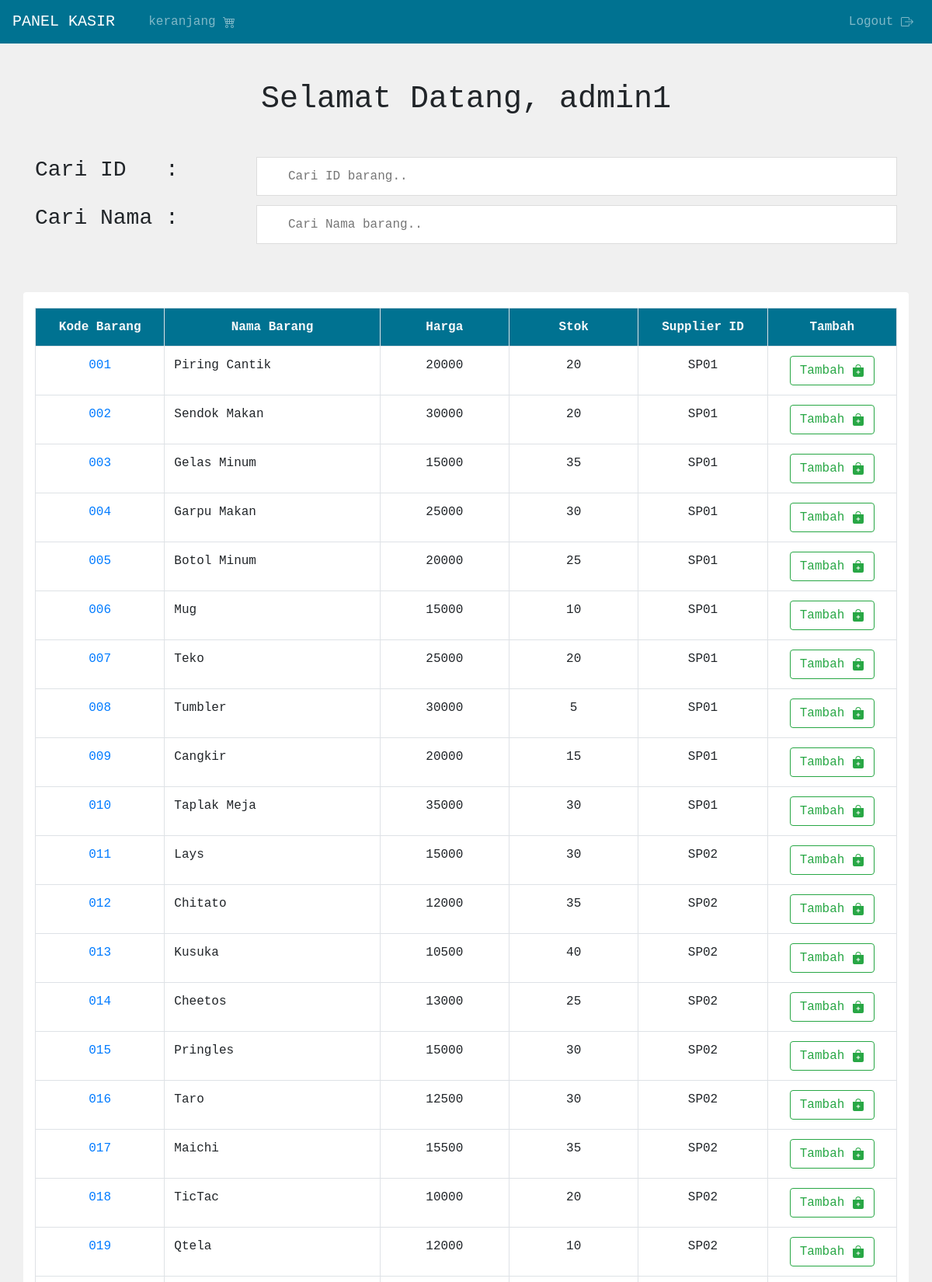
The app's page /index_kasir.php (signed in, upper part) with its own data.
### tables this page shows
CREATE TABLE `tbl_barang_baru` (
  `ID_Barang` varchar(6) NOT NULL,
  `Nama_Barang` varchar(20) NOT NULL,
  `Harga` int(11) NOT NULL,
  `Stok` int(11) NOT NULL,
  `ID_Supplier` varchar(4) NOT NULL
);

### func.php (called while the page is built, shortened)
<?php
    require_once "Config.php";
    function select_data($item=""){
        global $con;
        $hasil = array();
        if($item != "") $sql = "SELECT * FROM tbl_barang_baru WHERE ID_Barang = :item";
        else $sql = "SELECT * from tbl_barang_baru";
        try{
            $stmt = $con->prepare($sql);
            if($stmt->execute()){
                $stmt->setFetchMode(PDO::FETCH_ASSOC);
                $rs = $stmt->fetchAll();
                if($rs != null){
                    $i = 0;
                    foreach($rs as $val){
                        $hasil[$i]['id_barang'] = $val['ID_Barang'];
                        $hasil[$i]['nama_barang'] = $val['Nama_Barang'];
                        $hasil[$i]['harga'] = $val['Harga'];
                        $hasil[$i]['stok'] = $val['Stok'];
                        $hasil[$i]['supp'] = $val['ID_Supplier'];
                        $i++;
                    }
                }
            }
        }catch(Exception $e){
            echo 'Error select_data : '.$e->getMessage();
        }
        return $hasil;
    }
?>

### index_kasir.php (the view, shortened to what this page needs)
<!DOCTYPE html>
<html lang="en">
<head>
	<link rel="stylesheet" href="templates/bootstrap.min.css">
</head>
<body style="background-color: #f0f0f0;" class="text-monospace">
	<nav class="navbar navbar-expand-sm navbar-dark text-monospace" style="background-color: #007291;">
		<a class="navbar-brand" href="index_kasir.php">PANEL KASIR</a>&nbsp;&nbsp;
		<div class="collapse navbar-collapse" id="collapsibleNavbar">
			<ul class="navbar-nav">
				<li class="nav-item">
					<a class="nav-link" href="cart.php">keranjang
					</a>
				</li>
			</ul>
			<ul class="navbar-nav ml-auto">
				<li class="nav-item">
					<a class="nav-link" href="logout.php">Logout
					</a>
				</li>
			</ul>
		</div>
	</nav>
	<div class="pt-5">
		<?php
			require_once "func.php";
			echo '<h1><center>Selamat Datang, '.$_SESSION['user'].'</center></h1>';
		?>
	</div>
	<div class="container" style="margin-top:50px;">
		<div class="row">
			<div class="col-3">
				<h3 align="left">Cari ID &nbsp;&nbsp;:</h3>
			</div>
			<div class="col-9">
				<input type="text" id="searchid" onkeyup="cari_id()" placeholder="Cari ID barang..">
			</div>
		</div>
		<div class="row">
			<div class="col-3">
			<h3 align="left">Cari Nama :</h3>
			</div>
			<div class="col-9">
			<input type="text" id="searchnama" onkeyup="cari_nama()" placeholder="Cari Nama barang..">
			</div>
		</div>
	</div>
	<div class="container rounded" style="margin-top:50px; background-color: #ffffff; padding-top:20px; padding-bottom:10px;">
	<?php
		if (!isset($_SESSION['user'])) {
			header("Location: login.php");
		} else {
			$data_table = '';
			$data = select_data();
			foreach ($data as $key => $val) {
				$data_table .= '
					<tr>
						<td><center><a href="cari_barang.php?id_barang='.$val['id_barang'].'">'.$val['id_barang'].'</center></td>
						<td>'.$val['nama_barang'].'</td>
						<td><center>'.$val['harga'].'</center></td>
						<td><center>'.$val['stok'].'</center></td>
						<td><center>'.$val['supp'].'<center></td>
						<td><center><a class="btn btn-outline-success" href="cart.php?idb='.$val['id_barang'].' &action=add">Tambah
							<svg xmlns="http://www.w3.org/2000/svg" width="16" height="16" fill="currentColor" class="bi bi-bag-plus-fill" viewBox="0 0 16 16">
								<path fill-rule="evenodd" d="M10.5 3.5a2.5 2.5 0 0 0-5 0V4h5v-.5zm1 0V4H15v10a2 2 0 0 1-2 2H3a2 2 0 0 1-2-2V4h3.5v-.5a3.5 3.5 0 1 1 7 0zM8.5 8a.5.5 0 0 0-1 0v1.5H6a.5.5 0 0 0 0 1h1.5V12a.5.5 0 0 0 1 0v-1.5H10a.5.5 0 0 0 0-1H8.5V8z"/>
							</svg>
						</a><center>
						</td>
				';
			}
			echo '
			<form method="post">
				<table class="table table-bordered table-hover" id="tabel">
					<tr class="header text-light" scope="col" style="background-color: #007291;" >
						<th width="15%" nowrap><center>Kode Barang</center></th>
						<th nowrap><center>Nama Barang</center></th>
						<th width="15%" nowrap><center>Harga</center></th>
						<th width="15%" nowrap><center>Stok</center></th>
						<th width="15%"><center>Supplier ID<center></th>
						<th width="15%"><center>Tambah<center></th>
					</tr>
					'.$data_table.'
				</table>
				</form>
			';
		}
	?>
	</div>
</body>
</html>

### index_kasir.php (style rules this page uses)
#searchnama, #searchid { width: 100%; font-size: 16px; padding: 12px 20px 12px 40px; border: 1px solid #ddd; margin-bottom: 12px; }

### records on screen
tbl_barang_baru: ID_Barang "001", Nama_Barang "Piring Cantik", Harga "20000", Stok "20", ID_Supplier "SP01"
tbl_barang_baru: ID_Barang "002", Nama_Barang "Sendok Makan", Harga "30000", Stok "20", ID_Supplier "SP01"
tbl_barang_baru: ID_Barang "003", Nama_Barang "Gelas Minum", Harga "15000", Stok "35", ID_Supplier "SP01"
tbl_barang_baru: ID_Barang "004", Nama_Barang "Garpu Makan", Harga "25000", Stok "30", ID_Supplier "SP01"
tbl_barang_baru: ID_Barang "005", Nama_Barang "Botol Minum", Harga "20000", Stok "25", ID_Supplier "SP01"
tbl_barang_baru: ID_Barang "006", Nama_Barang "Mug", Harga "15000", Stok "10", ID_Supplier "SP01"
tbl_barang_baru: ID_Barang "007", Nama_Barang "Teko", Harga "25000", Stok "20", ID_Supplier "SP01"
tbl_barang_baru: ID_Barang "008", Nama_Barang "Tumbler", Harga "30000", Stok "5", ID_Supplier "SP01"
tbl_barang_baru: ID_Barang "009", Nama_Barang "Cangkir", Harga "20000", Stok "15", ID_Supplier "SP01"
tbl_barang_baru: ID_Barang "010", Nama_Barang "Taplak Meja", Harga "35000", Stok "30", ID_Supplier "SP01"
tbl_barang_baru: ID_Barang "011", Nama_Barang "Lays", Harga "15000", Stok "30", ID_Supplier "SP02"
tbl_barang_baru: ID_Barang "012", Nama_Barang "Chitato", Harga "12000", Stok "35", ID_Supplier "SP02"
tbl_barang_baru: ID_Barang "013", Nama_Barang "Kusuka", Harga "10500", Stok "40", ID_Supplier "SP02"
tbl_barang_baru: ID_Barang "014", Nama_Barang "Cheetos", Harga "13000", Stok "25", ID_Supplier "SP02"
tbl_barang_baru: ID_Barang "015", Nama_Barang "Pringles", Harga "15000", Stok "30", ID_Supplier "SP02"
tbl_barang_baru: ID_Barang "016", Nama_Barang "Taro", Harga "12500", Stok "30", ID_Supplier "SP02"
tbl_barang_baru: ID_Barang "017", Nama_Barang "Maichi", Harga "15500", Stok "35", ID_Supplier "SP02"
tbl_barang_baru: ID_Barang "018", Nama_Barang "TicTac", Harga "10000", Stok "20", ID_Supplier "SP02"
tbl_barang_baru: ID_Barang "019", Nama_Barang "Qtela", Harga "12000", Stok "10", ID_Supplier "SP02"

### other values on screen
$_SESSION['user'] "admin1"
